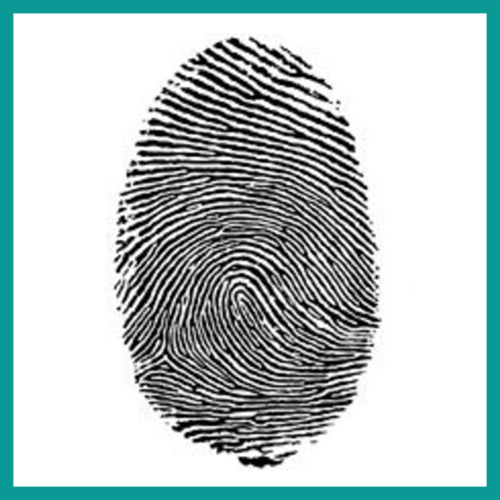
#> input picture BSCOMPUTER ENGINEERING/4th YEAR OF COMPUTER ENGINEERING/7th SEMESTER/DIGITAL IMAGE PROCESSING/MIDTERM PERPEARTIONPROGRAMS/fingerprint1.jpg, 500 x 500 px
$ python final3.py
#> lines starting #> are read from the running program, lines starting #| are printed output that depends on the picture
#perform morphological operations to refine fingerprint pattrns
# use eroison to thin the rideges
# apply dilation to enhance broken or faint rideges
#use opening to remove noise and isolate continious pattern or textures
import cv2
import numpy as np
import matplotlib.pyplot as plt
image_path = ("fingerprint1.jpg")
gray_img = cv2.imread(image_path, cv2.IMREAD_GRAYSCALE)
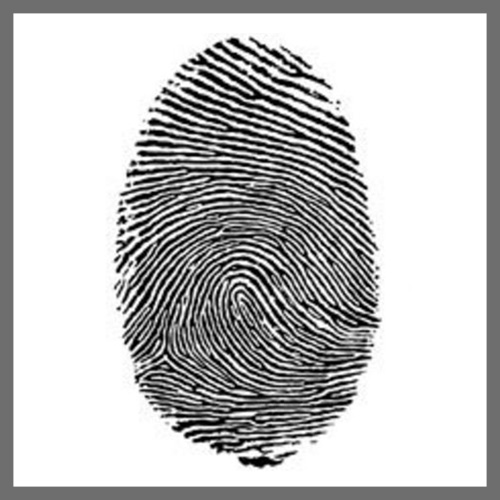
#> gray_img: shape (500, 500); min 0, max 255, mean 191.5
kernel = np.ones((5,5), np.uint8)  # 3x3 kernel
eroded_img = cv2.erode(gray_img, kernel, iterations=1)
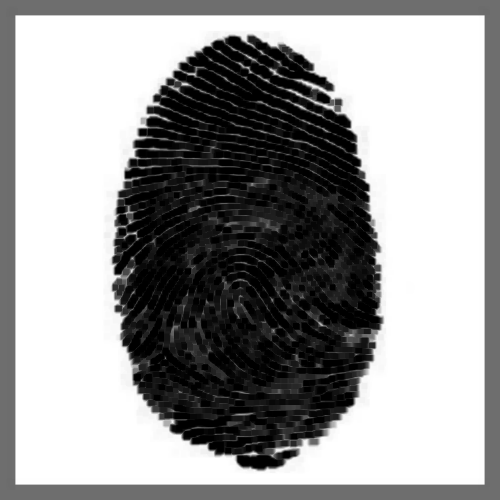
#> eroded_img: shape (500, 500); min 0, max 255, mean 153.1
dilated_img = cv2.dilate(gray_img, kernel, iterations=1)
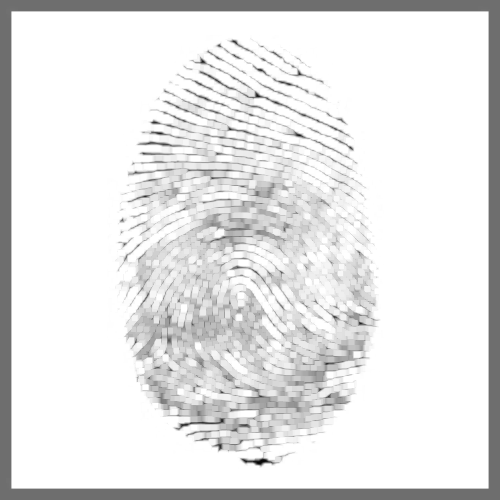
#> dilated_img: shape (500, 500); min 4, max 255, mean 230.1
opened_img = cv2.morphologyEx(gray_img, cv2.MORPH_OPEN, kernel)
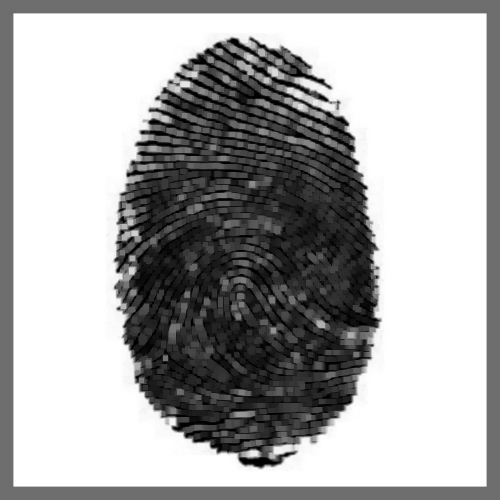
#> opened_img: shape (500, 500); min 0, max 255, mean 169.5
plt.figure(figsize=(14, 7))
plt.subplot(2, 5, 2)
plt.title("Original")
plt.imshow(gray_img, cmap='gray')
plt.axis('off')
plt.subplot(2, 5, 3)
plt.title("Erosion (Thinning Ridges)")
plt.imshow(eroded_img, cmap='gray')
plt.axis('off')
plt.subplot(2, 5, 4)
plt.title("Dilation (Enhancing Ridges)")
plt.imshow(dilated_img, cmap='gray')
plt.axis('off')
plt.subplot(2, 5, 5)
plt.title("Opening (Noise Removal)")
plt.imshow(opened_img, cmap='gray')
plt.axis('off')
plt.show()

$ run again, with BSCOMPUTER ENGINEERING/4th YEAR OF COMPUTER ENGINEERING/7th SEMESTER/DIGITAL IMAGE PROCESSING/MIDTERM PERPEARTIONPROGRAMS/APPLEANDTREE.jpg copied over BSCOMPUTER ENGINEERING/4th YEAR OF COMPUTER ENGINEERING/7th SEMESTER/DIGITAL IMAGE PROCESSING/MIDTERM PERPEARTIONPROGRAMS/fingerprint1.jpg
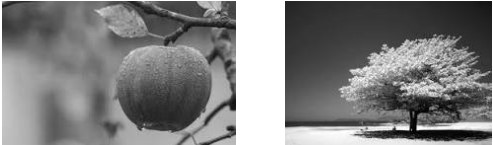
#> input picture BSCOMPUTER ENGINEERING/4th YEAR OF COMPUTER ENGINEERING/7th SEMESTER/DIGITAL IMAGE PROCESSING/MIDTERM PERPEARTIONPROGRAMS/APPLEANDTREE.jpg, 493 x 145 px
#> gray_img is the input picture: shape (145, 493); min 0, max 255, mean 125.9
#> `dilated_img = cv2.dilate(gray_img, kernel, iterations=1)`:
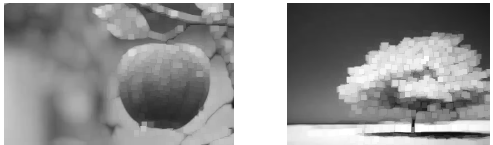
#> dilated_img: shape (145, 493); min 11, max 255, mean 148.4
#> `plt.show()`:
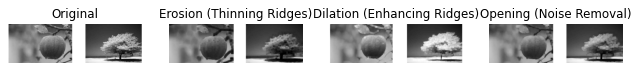
#> figure drawn by matplotlib, 4 panels
